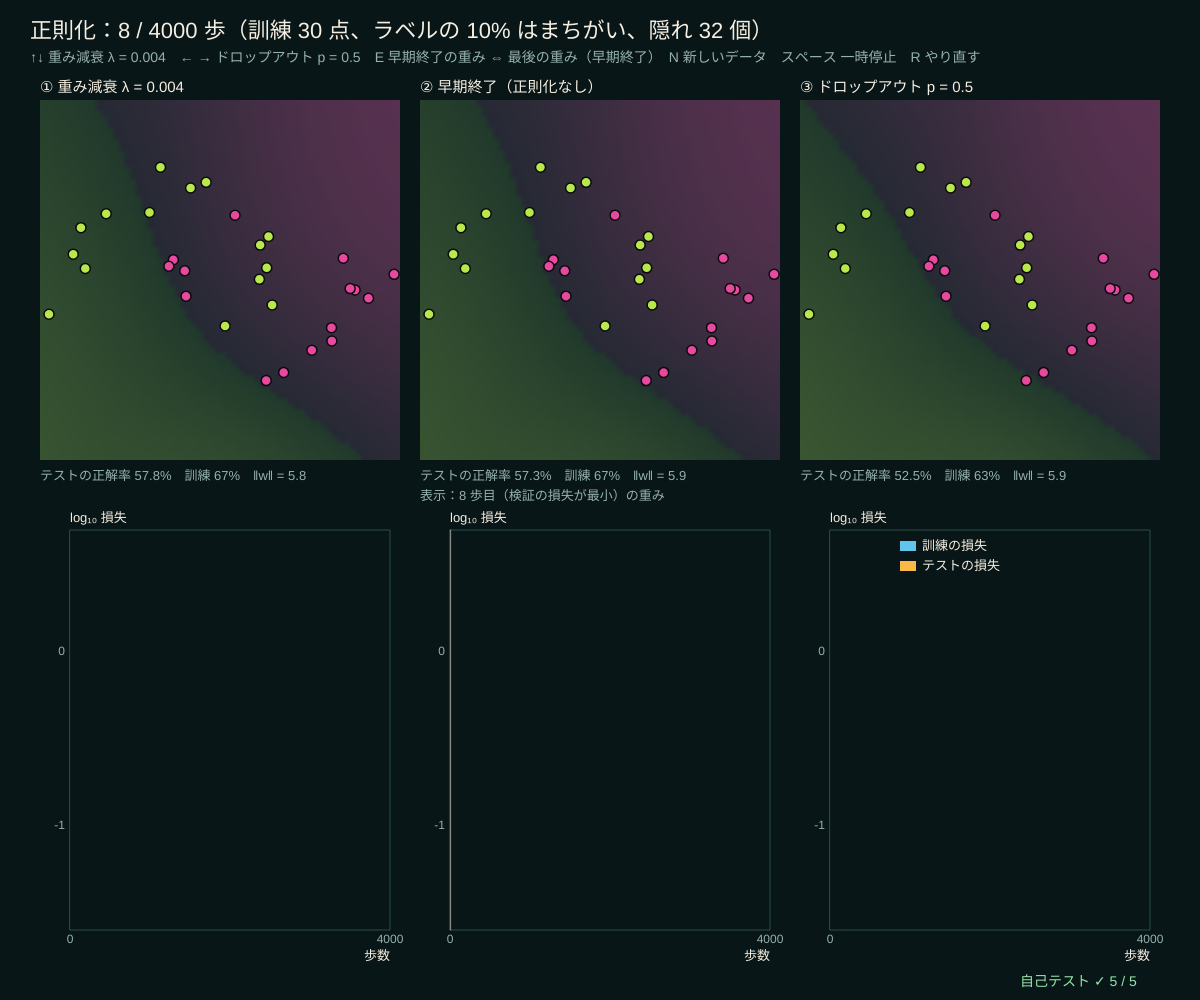
Frame 1 (no input)
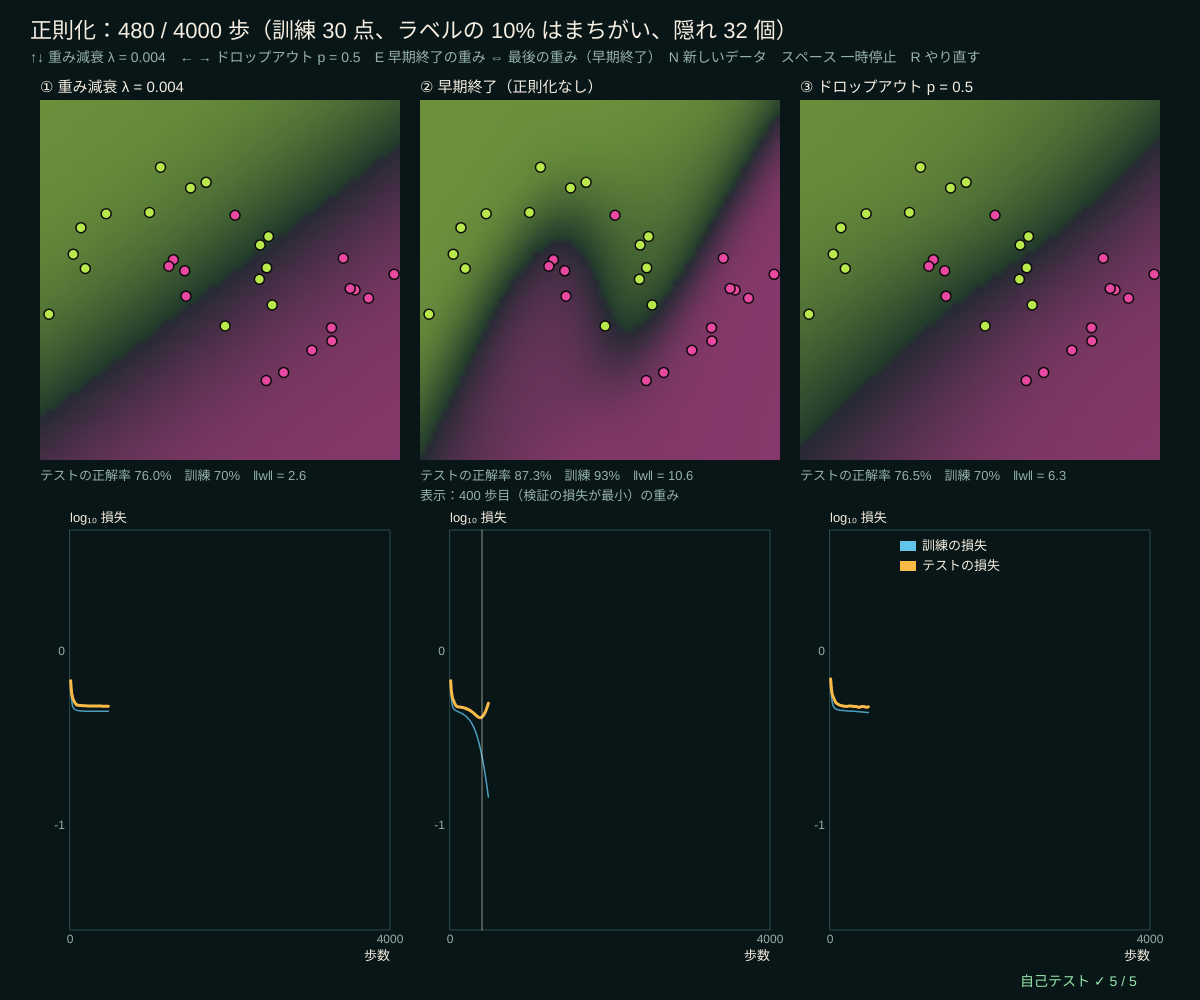
Frame 60 (no input)
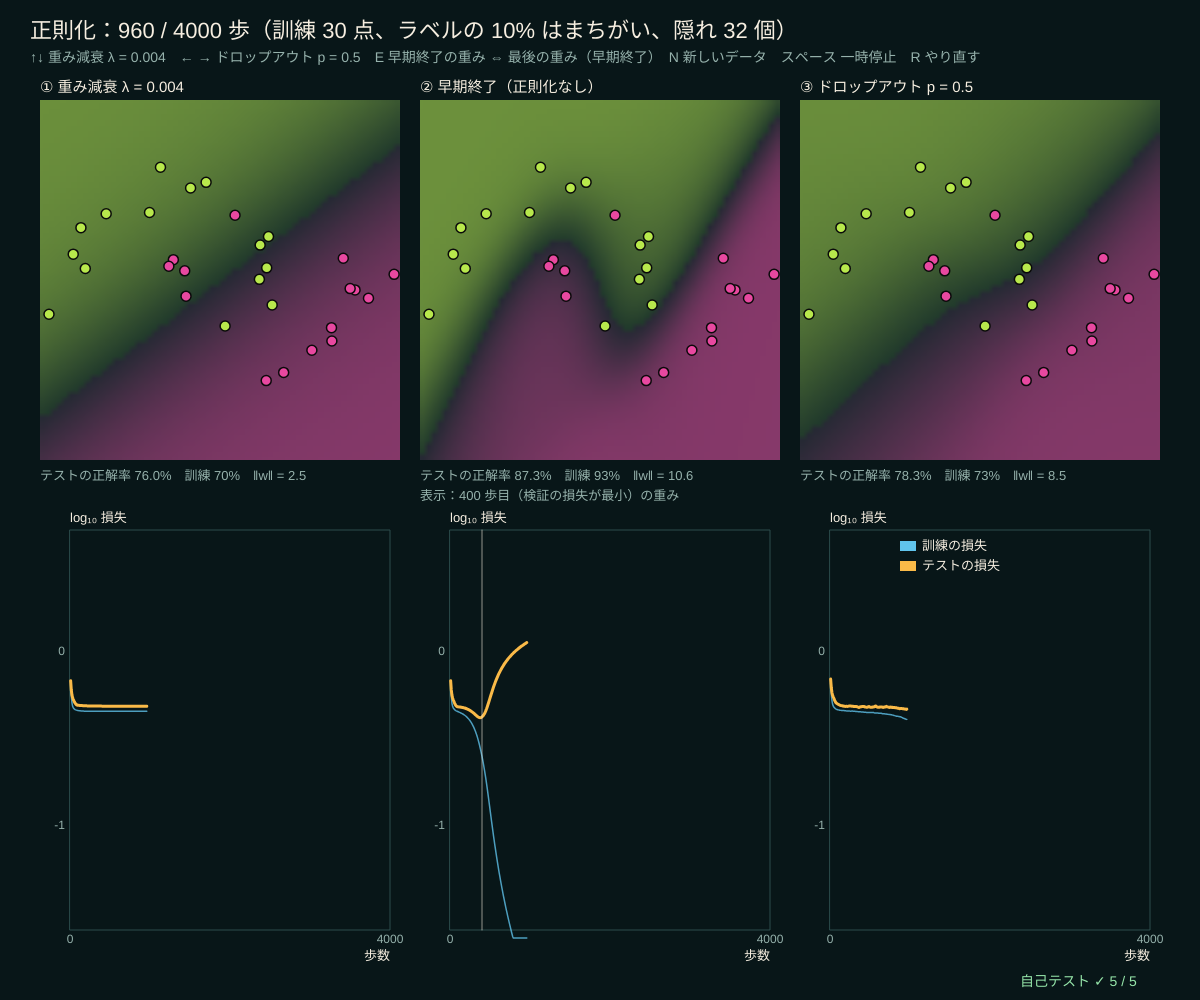
Frame 120 (the mouse pressed at the canvas centre since frame 60)

The p5.js sketch that drew these frames (run headless with seeded random() and noise() and a simulated clock; from frame 60 on, the mouse is pressed at the canvas centre):

// p5.js sketch
// ── sketch.js
// ============================================
// 09 正則化 ─ 少ないデータ（30 点、ラベルに少しまちがいあり）に、大きめのネット（隠れ 32 個）をそのまま学ばせると、
// まちがいの点まで丸く囲む「過学習」になる。3 つのふせぎ方を同時に学習して並べる：
//   ① 重み減衰：損失に (λ/2)‖w‖² を足す → 重みが小さく、境界がなめらか
//   ② 早期終了：正則化なしで学習し、検証用の別のデータの誤差がいちばん小さかった時点で止める（その時の重みを保存）
//   ③ ドロップアウト：学習のたびに隠れニューロンを確率 p で休ませる（残りは 1/(1 − p) 倍）→ 1 つの素子に頼れない
// 下のグラフ：訓練データの損失（細い）とテストデータの損失（太い）。テストの損失が上がり始めたら過学習
// （同じ形の小さなネットを「道具」として使う例：Q 学習 series63/11、アンサンブルで自信を測る series64/13）
// ↑↓ 重み減衰 λ / ← → ドロップアウト p / E 早期終了の重み ⇔ 最後の重み / N 新しいデータ / スペース 一時停止 / R やり直す
// ============================================

const N_TR = 30, N_VAL = 30, N_TE = 400, HIDDEN = 32;   // ★ 訓練・検証・テストの数、隠れ層の大きさ
const FLIP_P = 0.1, MAX_STEPS = 4000, STEPS_PER_FRAME = 8, LR_R = 0.005;   // ★ ラベルのまちがいの割合、学習の長さ
const WD_LIST = [0.001, 0.002, 0.003, 0.004, 0.005, 0.01, 0.03], DROP_LIST = [0.2, 0.35, 0.5, 0.65];
let wdIdx = 3, dropIdx = 2, dataSeedR = 2, trainSet, valSet, testSet, trio = null, hist = null, nStep = 0, best = null, showBest = true, pausedR = false, bufs = [];

function setup() {
  createCanvas(windowWidth, windowHeight);
  selfTest();
  for (let k = 0; k < 3; k++) { bufs.push(createGraphics(64, 64)); bufs[k].pixelDensity(1); }
  newData(); restartNets();
}

// 2 つの三日月（[−1, 1]² の中）。flip の割合でラベルを入れかえる
function moons(n, flip) {
  let xs = [], ys = [];
  for (let i = 0; i < n; i++) {
    let c = i % 2, t = Math.PI * rnd(), x = c ? 1 - Math.cos(t) : Math.cos(t), y = c ? 0.5 - Math.sin(t) : Math.sin(t);
    x = (x - 0.5) * 0.65 + 0.08 * randn(); y = (y - 0.25) * 0.75 + 0.08 * randn();
    xs.push([x, y]); ys.push(rnd() < flip ? 1 - c : c);
  }
  return { xs, ys };
}
function newData() { seedRng(90 + dataSeedR); trainSet = moons(N_TR, FLIP_P); valSet = moons(N_VAL, FLIP_P); testSet = moons(N_TE, FLIP_P); }
function restartNets() {
  trio = [makeMLP(2, HIDDEN, 9, 1), makeMLP(2, HIDDEN, 9, 1), makeMLP(2, HIDDEN, 9, 1)];   // 3 つとも同じ初期値から
  hist = [[], [], []]; nStep = 0; best = { val: Infinity, step: 0, net: copyMLP(trio[1]) }; seedRng(1234);
}
function trainChunk(k) {
  mlpTrain(trio[0], trainSet.xs, trainSet.ys, k, LR_R, WD_LIST[wdIdx], 0);
  mlpTrain(trio[1], trainSet.xs, trainSet.ys, k, LR_R, 0, 0);
  mlpTrain(trio[2], trainSet.xs, trainSet.ys, k, LR_R, 0, DROP_LIST[dropIdx]);
  nStep += k;
  let v = mlpLoss(trio[1], valSet.xs, valSet.ys);
  if (v < best.val) best = { val: v, step: nStep, net: copyMLP(trio[1]) };
  for (let q = 0; q < 3; q++) hist[q].push([nStep, mlpLoss(trio[q], trainSet.xs, trainSet.ys), mlpLoss(trio[q], testSet.xs, testSet.ys)]);
}
function accOf(m, set) { let ok = 0; set.xs.forEach((x, i) => { if ((mlpOut(m, x) > 0.5 ? 1 : 0) === set.ys[i]) ok++; }); return ok / set.xs.length; }
function weightNorm(m) { let s = 0; for (let r of m.w1) for (let v of r) s += v * v; for (let v of m.w2) s += v * v; return Math.sqrt(s); }

function draw() {
  background(...BG);
  if (!pausedR && nStep < MAX_STEPS) trainChunk(STEPS_PER_FRAME);
  let shown = [trio[0], showBest ? best.net : trio[1], trio[2]];
  hudTitle('正則化：' + nStep + ' / ' + MAX_STEPS + ' 歩（訓練 ' + N_TR + ' 点、ラベルの ' + Math.round(FLIP_P * 100) + '% はまちがい、隠れ ' + HIDDEN + ' 個）',
    '↑↓ 重み減衰 λ = ' + WD_LIST[wdIdx] + '　← → ドロップアウト p = ' + DROP_LIST[dropIdx] + '　E 早期終了の重み ⇔ 最後の重み（' + (showBest ? '早期終了' : '最後') + '）　N 新しいデータ　スペース ' + (pausedR ? '再開' : '一時停止') + '　R やり直す');
  let pw = (width - 120) / 3, sz = Math.min(pw, height * 0.45), titles = ['① 重み減衰 λ = ' + WD_LIST[wdIdx], '② 早期終了（正則化なし）', '③ ドロップアウト p = ' + DROP_LIST[dropIdx]];
  for (let k = 0; k < 3; k++) {
    let x0 = 40 + k * (pw + 20), y0 = 100, m = shown[k];
    if (frameCount % 10 === k || !bufs[k].ok) { paintImage(bufs[k], (u, v) => { let p = mlpOut(m, [-1.2 + 2.4 * u, -1.2 + 2.4 * v]), t = 2 * p - 1; return t >= 0 ? mixCol(PANEL, MAG, 0.1 + 0.45 * t) : mixCol(PANEL, LIME, 0.1 - 0.45 * t); }); bufs[k].ok = true; }
    image(bufs[k], x0, y0, sz, sz);
    trainSet.xs.forEach((x, i) => { stroke(10); strokeWeight(1.5); fill(...(trainSet.ys[i] ? MAG : LIME)); circle(x0 + ((x[0] + 1.2) / 2.4) * sz, y0 + (1 - (x[1] + 1.2) / 2.4) * sz, 10); });
    noStroke(); fill(...INK); textSize(15); textAlign(LEFT, BASELINE); text(titles[k], x0, y0 - 8);
    fill(...SUB); textSize(13);
    text('テストの正解率 ' + fmtN(100 * accOf(m, testSet), 1) + '%　訓練 ' + fmtN(100 * accOf(m, trainSet), 0) + '%　‖w‖ = ' + fmtN(weightNorm(m), 1), x0, y0 + sz + 20);
    if (k === 1) text(showBest ? '表示：' + best.step + ' 歩目（検証の損失が最小）の重み' : '表示：いまの重み（止めなかった場合）', x0, y0 + sz + 40);
    // 損失のグラフ
    let g = { x: x0 + 30, y: y0 + sz + 70, w: sz - 40, h: height - (y0 + sz + 70) - 70, x0: 0, x1: MAX_STEPS, y0: -1.6, y1: 0.7 };
    if (g.h < 60) continue;
    plotAxes(g, '歩数', 'log₁₀ 損失', [0, MAX_STEPS], [-1, 0]);
    let hs = hist[k]; if (hs.length > 1) {
      plotXY(g, hs.map((h) => h[0]), hs.map((h) => Math.log10(Math.max(1e-4, h[1]))), [...SKY, 200], 1.5);
      plotXY(g, hs.map((h) => h[0]), hs.map((h) => Math.log10(Math.max(1e-4, h[2]))), AMBER, 3);
    }
    if (k === 1 && best.step > 0) { stroke(...INK, 150); strokeWeight(1); line(gX(g, best.step), g.y, gX(g, best.step), g.y + g.h); }
  }
  legend(width - 300, 110 + Math.min(pw, height * 0.45) + 76, [[SKY, '訓練の損失'], [AMBER, 'テストの損失']]);
  drawSelfTest(width - 180, height - 14);
}

function keyPressed() {
  if (key === UP_ARROW) { wdIdx = Math.min(WD_LIST.length - 1, wdIdx + 1); restartNets(); }
  if (key === DOWN_ARROW) { wdIdx = Math.max(0, wdIdx - 1); restartNets(); }
  if (key === RIGHT_ARROW) { dropIdx = Math.min(DROP_LIST.length - 1, dropIdx + 1); restartNets(); }
  if (key === LEFT_ARROW) { dropIdx = Math.max(0, dropIdx - 1); restartNets(); }
  if (key === 'e' || key === 'E') { showBest = !showBest; bufs[1].ok = false; }
  if (key === 'n' || key === 'N') { dataSeedR++; newData(); restartNets(); }
  if (key === ' ') pausedR = !pausedR;
  if (key === 'r' || key === 'R') restartNets();
  return false;
}

// ============================================
// やってみよう
// ・最後まで学習させて、② で E を押す。止めなかったネットの境界はどんな形？
// ・λ を 0.001 → 0.03 と変える。境界と ‖w‖ はどう変わる？ 大きすぎると何が起きる？
// ・FLIP_P を 0 にすると、正則化の効き目はどうなる？ N_TR を 200 にしたら？
// ・ドロップアウトの p を大きくすると、訓練の損失（細い線）はどうなる？
// ============================================

// ---- 自己テスト
function selfTest() {
  selfTestResults = [];
  seedRng(91); let tr = moons(N_TR, FLIP_P), te = moons(N_TE, FLIP_P);
  let m = makeMLP(2, 8, 5, 2.5), g = mlpGrad(m, tr.xs, tr.ys, 0), p = mlpParams(m), lam = 0.05, worst = 0;
  let regLoss = (q) => { let mm = copyMLP(m); mlpSetParams(mm, q); return mlpLoss(mm, tr.xs, tr.ys) + (lam / 2) * dotV(q, q); };
  let gp = mlpParams(g);
  for (let i = 0; i < p.length; i += 3) { let a = p.slice(), b = p.slice(); a[i] += 1e-6; b[i] -= 1e-6; worst = Math.max(worst, relErr(gp[i] + lam * p[i], (regLoss(a) - regLoss(b)) / 2e-6)); }
  check('重み減衰つきの勾配 ∇L + λw = 差分（相対誤差 ' + fmtE(worst) + '）', worst < 1e-6);
  seedRng(5); let g0 = mlpParams(mlpGrad(m, tr.xs, tr.ys, 0)), gd = mlpParams(mlpGrad(m, tr.xs, tr.ys, 1e-300));
  check('ドロップアウト p → 0 の勾配は、ふつうの勾配と同じ', g0.every((v, i) => near(v, gd[i], 1e-15)));
  seedRng(6); let s = 0, cnt = 20000, keep = 0.5; for (let i = 0; i < cnt; i++) s += rnd() < keep ? 1 / keep : 0;
  check('ドロップアウトのマスク（残すと 1/(1 − p) 倍）の平均 = 1（' + fmtN(s / cnt, 3) + '）', Math.abs(s / cnt - 1) < 0.03);
  let a = makeMLP(2, HIDDEN, 9, 1), b = makeMLP(2, HIDDEN, 9, 1);
  mlpTrain(a, tr.xs, tr.ys, 3000, LR_R, 0, 0); mlpTrain(b, tr.xs, tr.ys, 3000, LR_R, 0.03, 0);
  let ltr = mlpLoss(a, tr.xs, tr.ys), lte = mlpLoss(a, te.xs, te.ys);
  check('正則化なし 3000 歩：訓練の損失 ' + fmtN(ltr, 3) + ' ≪ テストの損失 ' + fmtN(lte, 2) + '（過学習）', ltr < 0.1 && lte > 3 * ltr);
  check('重み減衰（λ = 0.03）で重みが小さく（‖w‖ ' + fmtN(weightNorm(b), 1) + ' < ' + fmtN(weightNorm(a), 1) + '）、テストの損失も下がる', weightNorm(b) < weightNorm(a) && mlpLoss(b, te.xs, te.ys) < lte);
  reportSelfTest();
}

// ==================================================
// ここから下は「神経回路網の道具」（中身は読まなくても OK。消さないでね）
// ==================================================
// ---- 色と小さな道具（神経細胞：深い青緑の黒、あたたかい白、シナプスのマゼンタ、軸索のライム）
const BG = [8, 22, 24];                  // 背景（深い青緑の黒）
const INK = [246, 238, 224];             // 文字（あたたかい白）
const MAG = [232, 72, 160], LIME = [184, 232, 76], AMBER = [250, 186, 72], SKY = [96, 196, 236], VIOLET = [168, 140, 250];
const SUB = [150, 178, 172], PANEL = [16, 38, 40], WIRE = [44, 76, 76];
function clampv(v, a, b) { return v < a ? a : v > b ? b : v !== v ? a : v; }     // NaN なら a に戻す
function sumOf(a) { let s = 0; for (let v of a) s += v; return s; }
function meanOf(a) { return a.length ? sumOf(a) / a.length : 0; }
function fmtN(v, d) { if (typeof v !== 'number' || v !== v) return '?'; if (!isFinite(v)) return v > 0 ? '∞' : '−∞'; let s = v.toFixed(d === undefined ? 2 : d); return /^-0\.?0*$/.test(s) ? s.slice(1) : s; }
function fmtE(v) { if (typeof v !== 'number' || !isFinite(v)) return '?'; return v === 0 ? '0' : v.toExponential(1); }
function hudTitle(t, sub) {              // 左上のタイトルと操作の説明
  noStroke(); fill(...INK); textSize(22); textAlign(LEFT, BASELINE); text(t, 30, 38);
  fill(...SUB); textSize(14); text(sub, 30, 62);
}
function sigm(z) { return 1 / (1 + Math.exp(-clampv(z, -40, 40))); }
// ---- 種つきの乱数（同じ種なら毎回同じ列 → 実験をくり返せる）
let rngState = 1;
function seedRng(s) { rngState = (s >>> 0) || 1; }
function rnd() {                         // 0〜1 の一様乱数（mulberry32）
  rngState = (rngState + 0x6d2b79f5) >>> 0;
  let t = rngState;
  t = Math.imul(t ^ (t >>> 15), t | 1);
  t ^= t + Math.imul(t ^ (t >>> 7), t | 61);
  return ((t ^ (t >>> 14)) >>> 0) / 4294967296;
}
function rndInt(a, b) { return a + Math.floor(rnd() * (b - a + 1)); }
function randn() { let u = 1 - rnd(), v = rnd(); return Math.sqrt(-2 * Math.log(u)) * Math.cos(2 * Math.PI * v); }   // 標準正規分布
function shuffleArr(a) { for (let i = a.length - 1; i > 0; i--) { let j = Math.floor(rnd() * (i + 1)); [a[i], a[j]] = [a[j], a[i]]; } return a; }
// ---- 行列の道具
function zerosMat(n, m) { let a = []; for (let i = 0; i < n; i++) a.push(new Array(m === undefined ? n : m).fill(0)); return a; }
function dotV(a, b) { let s = 0; for (let i = 0; i < a.length; i++) s += a[i] * b[i]; return s; }
function normV(a) { return Math.sqrt(dotV(a, a)); }
function matVec(a, v) { return a.map((r) => dotV(r, v)); }
function transposeM(a) { return a[0].map((_, j) => a.map((r) => r[j])); }
function solveLinear(a, b) {             // ガウスの消去法（部分ピボット）で a x = b。解けなければ null
  let n = b.length, m = a.map((r, i) => r.concat([b[i]]));
  for (let c = 0; c < n; c++) {
    let p = c; for (let r = c + 1; r < n; r++) if (Math.abs(m[r][c]) > Math.abs(m[p][c])) p = r;
    if (Math.abs(m[p][c]) < 1e-300) return null;
    [m[c], m[p]] = [m[p], m[c]];
    for (let r = c + 1; r < n; r++) { let f = m[r][c] / m[c][c]; if (f !== 0) for (let k = c; k <= n; k++) m[r][k] -= f * m[c][k]; }
  }
  let x = new Array(n).fill(0);
  for (let i = n - 1; i >= 0; i--) { let s = m[i][n]; for (let k = i + 1; k < n; k++) s -= m[i][k] * x[k]; x[i] = s / m[i][i]; }
  return x.every((v) => isFinite(v)) ? x : null;
}
// リッジ回帰 (ΦᵀΦ + λI) w = Φᵀ y。phi = 行がデータ、列が特徴
function ridgeSolve(phi, y, lam) {
  let p = phi[0].length, a = zerosMat(p), b = new Array(p).fill(0);
  for (let i = 0; i < phi.length; i++) { let f = phi[i]; for (let j = 0; j < p; j++) { b[j] += f[j] * y[i]; for (let k = j; k < p; k++) a[j][k] += f[j] * f[k]; } }
  for (let j = 0; j < p; j++) { a[j][j] += lam; for (let k = 0; k < j; k++) a[j][k] = a[k][j]; }
  return solveLinear(a, b) || new Array(p).fill(0);
}
// ---- 隠れ層 1 層のニューラルネット（隠れ層 tanh、出力はシグモイド = 分類、交差エントロピーの損失）
// mlp = { nIn, nH, w1[j][k], b1[j], w2[j], b2 }。学習はフルバッチの Adam。1 フレームに少しずつ呼べば画面は止まらない
function makeMLP(nIn, nH, seed, scale) {   // 注意：ここで乱数の種を決め直す
  seedRng(seed);
  let s1 = (scale || 1.5) / Math.sqrt(nIn), m = { nIn, nH, w1: [], b1: [], w2: [], b2: 0, t: 0, ad: null };
  for (let j = 0; j < nH; j++) { m.w1.push(Array.from({ length: nIn }, () => s1 * randn())); m.b1.push(0.5 * randn()); m.w2.push(randn() / Math.sqrt(nH)); }
  return m;
}
function mlpHidden(m, x) { let h = []; for (let j = 0; j < m.nH; j++) { let z = m.b1[j]; for (let k = 0; k < m.nIn; k++) z += m.w1[j][k] * x[k]; h.push(Math.tanh(z)); } return h; }
function mlpOut(m, x) { let h = mlpHidden(m, x), o = m.b2; for (let j = 0; j < m.nH; j++) o += m.w2[j] * h[j]; return sigm(o); }
function mlpLoss(m, xs, ys) {            // 交差エントロピーの平均
  let s = 0; for (let i = 0; i < xs.length; i++) { let p = clampv(mlpOut(m, xs[i]), 1e-12, 1 - 1e-12); s -= ys[i] ? Math.log(p) : Math.log(1 - p); }
  return xs.length ? s / xs.length : 0;
}
// 誤差逆伝播：平均の損失の勾配。pDrop > 0 なら隠れ層のドロップアウト（残した素子は 1/(1 − p) 倍）
function mlpGrad(m, xs, ys, pDrop) {
  let g = { w1: m.w1.map((r) => r.map(() => 0)), b1: m.b1.map(() => 0), w2: m.w2.map(() => 0), b2: 0 }, n = xs.length || 1, keep = 1 - (pDrop || 0);
  for (let i = 0; i < xs.length; i++) {
    let x = xs[i], h = mlpHidden(m, x), mask = h.map(() => (pDrop > 0 ? (rnd() < keep ? 1 / keep : 0) : 1)), o = m.b2;
    for (let j = 0; j < m.nH; j++) o += m.w2[j] * h[j] * mask[j];
    let d = (sigm(o) - ys[i]) / n;       // シグモイド + 交差エントロピーなら、出力の誤差は (予測 − 正解)
    g.b2 += d;
    for (let j = 0; j < m.nH; j++) { g.w2[j] += d * h[j] * mask[j]; let dz = d * m.w2[j] * mask[j] * (1 - h[j] * h[j]); g.b1[j] += dz; for (let k = 0; k < m.nIn; k++) g.w1[j][k] += dz * x[k]; }
  }
  return g;
}
function mlpParams(o) { return [].concat(...o.w1, o.b1, o.w2, [o.b2]); }   // 全部のパラメータを 1 列に
function mlpSetParams(m, p) { let q = 0; for (let j = 0; j < m.nH; j++) for (let k = 0; k < m.nIn; k++) m.w1[j][k] = p[q++]; for (let j = 0; j < m.nH; j++) m.b1[j] = p[q++]; for (let j = 0; j < m.nH; j++) m.w2[j] = p[q++]; m.b2 = p[q++]; }
function mlpTrain(m, xs, ys, iters, lr, wd, pDrop) {   // Adam（β1 = 0.9, β2 = 0.999）、wd = 重み減衰（損失に wd/2 × ‖重み‖² を足す）
  let p = mlpParams(m);
  if (!m.ad) m.ad = { m: p.map(() => 0), v: p.map(() => 0) };
  for (let it = 0; it < iters; it++) {
    let g = mlpParams(mlpGrad(m, xs, ys, pDrop)); m.t++;
    let c1 = 1 - Math.pow(0.9, m.t), c2 = 1 - Math.pow(0.999, m.t);
    for (let q = 0; q < p.length; q++) {
      let gq = g[q] + (wd || 0) * p[q];
      m.ad.m[q] = 0.9 * m.ad.m[q] + 0.1 * gq; m.ad.v[q] = 0.999 * m.ad.v[q] + 0.001 * gq * gq;
      p[q] = clampv(p[q] - (lr || 0.02) * (m.ad.m[q] / c1) / (Math.sqrt(m.ad.v[q] / c2) + 1e-8), -50, 50);
    }
    mlpSetParams(m, p);
  }
}
function copyMLP(m) { return { nIn: m.nIn, nH: m.nH, w1: m.w1.map((r) => r.slice()), b1: m.b1.slice(), w2: m.w2.slice(), b2: m.b2, t: 0, ad: null }; }
// ---- 画像の道具：img の全部の画素に fn(u, v) → [r, g, b] を塗る（u は右向き、v は上向き、どちらも 0〜1）
function paintImage(img, fn) {
  img.loadPixels();
  let w = img.width, h = img.height, d = img.pixelDensity ? img.pixelDensity() : 1;
  for (let py = 0; py < h * d; py++) for (let px = 0; px < w * d; px++) {
    let c = fn((px + 0.5) / (w * d), 1 - (py + 0.5) / (h * d)), i = 4 * (px + w * d * py);
    img.pixels[i] = c[0]; img.pixels[i + 1] = c[1]; img.pixels[i + 2] = c[2]; img.pixels[i + 3] = 255;
  }
  img.updatePixels();
}
function mixCol(a, b, t) { t = clampv(t, 0, 1); return [a[0] + (b[0] - a[0]) * t, a[1] + (b[1] - a[1]) * t, a[2] + (b[2] - a[2]) * t]; }
function divCol(v) { return v >= 0 ? mixCol(PANEL, MAG, v) : mixCol(PANEL, LIME, -v); }   // −1〜1 → ライム・暗い・マゼンタ
// ---- グラフの道具：g = { x, y, w, h, x0, x1, y0, y1 }
function gX(g, v) { return g.x + clampv((v - g.x0) / (g.x1 - g.x0), -0.02, 1.02) * g.w; }
function gY(g, v) { return g.y + g.h - clampv((v - g.y0) / (g.y1 - g.y0), -0.02, 1.02) * g.h; }
function plotAxes(g, xl, yl, xt, yt) {
  stroke(...WIRE); strokeWeight(1); noFill(); rect(g.x, g.y, g.w, g.h);
  noStroke(); fill(...SUB); textSize(12); textAlign(CENTER, TOP);
  for (let v of xt) text(+v.toPrecision(3), gX(g, v), g.y + g.h + 4);
  textAlign(RIGHT, CENTER);
  for (let v of yt) text(+v.toPrecision(3), g.x - 5, gY(g, v));
  textAlign(LEFT, BASELINE); fill(...INK); textSize(13);
  text(xl, g.x + g.w - textWidth(xl), g.y + g.h + 30); text(yl, g.x, g.y - 8);
}
function polyline(pts) {                 // 点が 2 つ以上あるときだけ折れ線を描く（空の beginShape を作らない）
  if (pts.length < 2) return;
  noFill(); beginShape(); for (let p of pts) vertex(p[0], p[1]); endShape();
}
function plotXY(g, xs, ys, col, sw) {    // (xs[i], ys[i]) を折れ線で（有限の値だけ）
  let pts = []; for (let i = 0; i < xs.length; i++) if (isFinite(ys[i])) pts.push([gX(g, xs[i]), gY(g, ys[i])]);
  stroke(...col); strokeWeight(sw || 2); polyline(pts);
}
function legend(x, y, items) {           // items = [[色, 名前], …]
  textSize(13); textAlign(LEFT, CENTER);
  for (let [c, s] of items) { noStroke(); fill(...c); rect(x, y - 5, 16, 10); fill(...INK); text(s, x + 22, y); y += 20; }
  textAlign(LEFT, BASELINE);
}
// ---- 自己テストの道具
let selfTestResults = [];
function check(name, cond) { selfTestResults.push({ name, ok: !!cond }); }
function near(a, b, tol) { return a !== null && a !== undefined && isFinite(a) && Math.abs(a - b) <= (tol === undefined ? 1e-9 : tol); }
function relErr(a, b) { return Math.abs(a - b) / Math.max(1e-12, Math.abs(a) + Math.abs(b)); }
function noNaN(v) { return Array.isArray(v) || ArrayBuffer.isView(v) ? Array.from(v).every(noNaN) : !(typeof v === 'number' && !isFinite(v)); }
function reportSelfTest() { for (let r of selfTestResults) (r.ok ? console.log : console.error)((r.ok ? '✓ ' : '✗ ') + r.name); }
function selfTestLine() { let n = selfTestResults.filter((r) => r.ok).length; return '自己テスト ' + (n === selfTestResults.length ? '✓ ' : '✗ ') + n + ' / ' + selfTestResults.length; }
function drawSelfTest(x, y) { noStroke(); fill(selfTestResults.every((r) => r.ok) ? color(150, 230, 170) : color(255, 90, 110)); textSize(14); textAlign(LEFT, BASELINE); text(selfTestLine(), x, y); }
